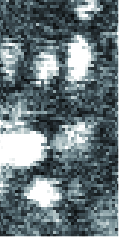
#> input picture data/amp0-01.tif, 119 x 237 px, found by its file name
$ python export_field.py   (older library calls are emulated)
#> lines starting #> are read from the running program, lines starting #| are printed output that depends on the picture; after the words box and inside, x2 and y2 are one past the last pixel; in counts of white or black regions, pixels touching at a corner belong together
### phase_analyze.py
# -*- coding: utf-8 -*-
"""
Created on Fri Mar 13 10:06:29 2020

@author: ssff
"""

from sklearn import mixture
import matplotlib.pyplot as plt
import matplotlib.image as mpimg
import scipy
import numpy as np

def import_image(s):
#> called with s = './IP/amp0-01.tif'
    pic = mpimg.imread(s)
#> pic is the input picture: shape (237, 119, 4); mean R, G, B, A 103.6, 117.8, 122.6, 255
    pic = np.dot(pic[...,:3], [0.299, 0.587, 0.114])
#> pic: shape (237, 119) float64
    return pic

def gauss_fit(pic,size):
    samples = pic.reshape([size[0]*size[1],1])
    clf = mixture.GaussianMixture(n_components=3, covariance_type='full',tol=1e-10, max_iter=100000)
    clf.fit(samples)
    m1, m2, m3 = clf.means_
    w1, w2, w3 = clf.weights_
    c1, c2, c3 = clf.covariances_
    para = [[m1, m2, m3],[w1, w2, w3],[c1, c2, c3]]
    return samples, para

# [9 lines left out: function plot_gauss, not called in this run]

def middle_point(para):
    m_l = para[0]
    c_l = para[2]
    pair_l = list(zip(m_l,c_l))
    pair_l = sorted(pair_l,key = lambda x:x[0])
    left_p = pair_l[0][0] + 3*np.sqrt(pair_l[0][1])
    right_p = pair_l[2][0] - 3*np.sqrt(pair_l[2][1])
    m_p = (left_p + right_p) / 2
    return m_p

def generate_new_phase1(pic,size,m_p):
    pic_n = pic
    for i in range(size[0]):
        for j in range(size[1]):
            if pic[i,j] < m_p:
                pic_n[i,j] = -1
            else:
                pic_n[i,j] = 1
    return pic_n

# [19 lines left out: functions generate_new_phase2, plot_new_phase, not called in this run]

# [9 lines that do not run on import are left out]

'''
1. 注意在主函数中实现功能循环，而不是在分函数中
分函数应该是实现单一功能的最简函数。
'''

### export_field.py
# -*- coding: utf-8 -*-
"""
Created on Mon Mar 16 19:53:15 2020

@author: ssff
"""

import pandas as pd
import numpy as np
import phase_analyze as pa
import vector_map as vm

def obtain_xy_field(para_a, size):
    U = []
    V = []
    for i in range(0,size[0]):
        for j in range(0,size[1]):
            para = para_a[i,j,:]
            x = para[0]
            y = para[1]
            U.append(x)
            V.append(y)
    return [U, V]

def export_3d_field(f, size): #f: 3*(L1*l2)list
    dic = {'A':f[0],'theta':f[1]}
    data = pd.DataFrame(dic)
    data.to_excel('2d_field_2_%d_%d.xlsx'%(size[0],size[1]))

if __name__ == '__main__':
    #obtain x and y field
    s_amp = ['./IP/amp0-01.tif','./IP/amp30-01.tif','./IP/amp60-01.tif','./IP/amp90-01.tif']
    s_phase = ['./IP/pha0-01.tif','./IP/pha30-01.tif','./IP/pha60-01.tif','./IP/pha90-01.tif']
    l_a, l_p = [], []
    for i in s_amp:
        l_a.append(pa.import_image(i))
#> pass 2 of the loop `for i in s_amp:`:
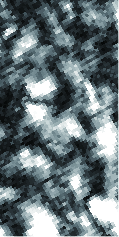
#> input picture data/amp30-01.tif, 119 x 237 px, found by its file name
#> in import_image, pic is the input picture: shape (237, 119, 4); mean R, G, B, A 104.5, 118, 122.2, 255
#> pic: shape (237, 119) float64
    size = l_a[0].shape
#> size = (237, 119)
    n = 1
    for i in s_phase:
        if n != 3:
            pha_1 = pa.import_image(i)
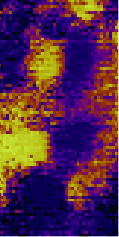
#> input picture data/pha0-01.tif, 119 x 237 px, found by its file name
#> in import_image, pic is the input picture: shape (237, 119, 4); mean R, G, B, A 86.1, 41.6, 72.5, 255
#> in import_image (call 5), `pic = np.dot(pic[...,:3], [0.299, 0.587, 0.114])`:
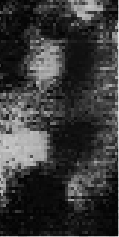
#> pic: shape (237, 119) float64; min 4.02, max 236, mean 58.4
            para = pa.gauss_fit(pha_1, size)[1]
            mid_p = pa.middle_point(para)
            pha_2= pa.generate_new_phase1(pha_1,size,mid_p)
#> after the loop in generate_new_phase1, `for i in range(size[0]):`:
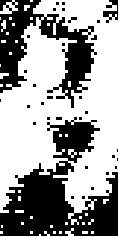
#> pic_n: shape (237, 119) float64; values -1 (black) and 1 (white), 60.6% white; 33 black regions (28 under 20 px), largest, box (x1, y1, x2, y2) and area: (0, 117, 118, 236) 6644, (0, 0, 97, 108) 4023, (103, 0, 118, 23) 162, (68, 17, 77, 23) 27, (91, 35, 97, 40) 21
            l_p.append(pha_2)
            n += 1
        else:
            pha_1 = pa.import_image(i)
            para = pa.gauss_fit(pha_1, size)[1]
            mid_p = pa.middle_point(para)
            pha_2= pa.generate_new_phase2(pha_1,size,mid_p)
            l_p.append(pha_2)
            n += 1
#> pass 2 of the loop `for i in s_phase:`:
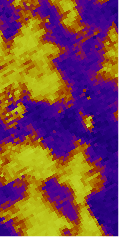
#> input picture data/pha30-01.tif, 119 x 237 px, found by its file name
#> in import_image, pic is the input picture: shape (237, 119, 4); mean R, G, B, A 122.6, 72.1, 69.8, 255
#> pic: shape (237, 119) float64
#> after the loop in generate_new_phase1 (call 2), `for i in range(size[0]):`:
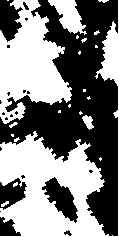
#> pic_n: shape (237, 119) float64; values -1 (black) and 1 (white), 50.3% white; 21 black regions (14 under 20 px), largest, box (x1, y1, x2, y2) and area: (0, 0, 118, 236) 11673, (42, 177, 78, 223) 777, (0, 0, 23, 42) 645
#> (the run stopped early here; a loop or call above may not have finished)
